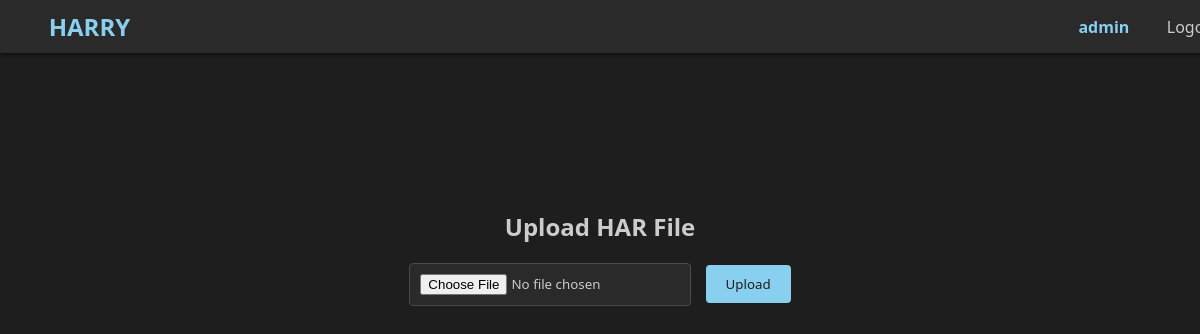
Page / (signed in) on the earlier database version.
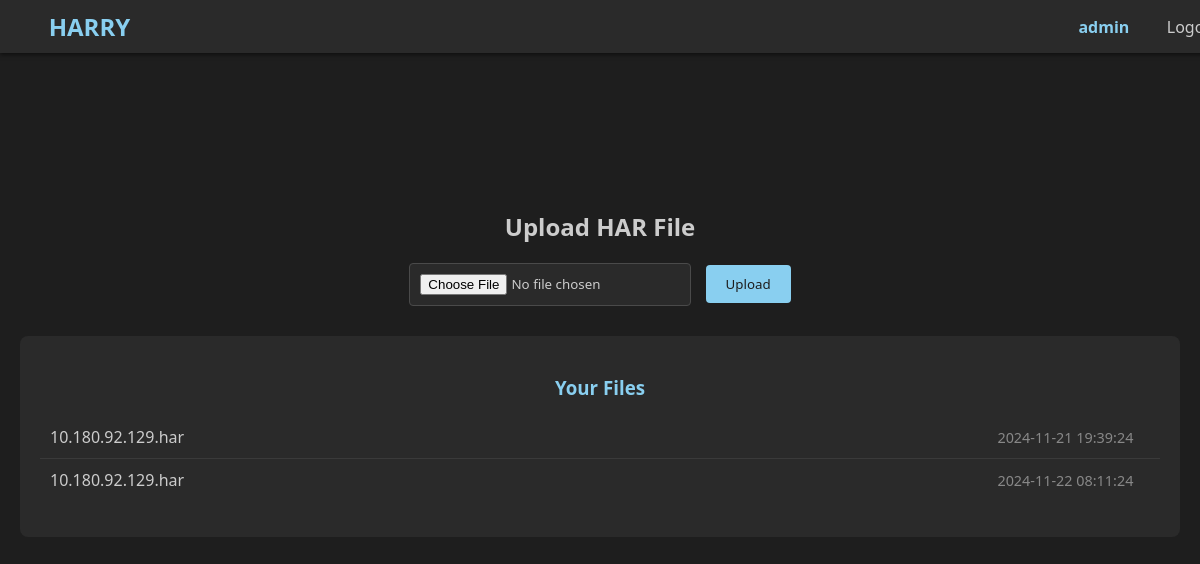
Same page on the later database version.
### models.py (models this page shows, shortened)
class User(UserMixin, db.Model):
    id = db.Column(db.Integer, primary_key=True)
    username = db.Column(db.String(80), unique=True, nullable=False)
    email = db.Column(db.String(120), unique=True, nullable=False)
    password_hash = db.Column(db.String(128))
    har_files = db.relationship('HARFile', backref='user', lazy=True)

class HARFile(db.Model):
    id = db.Column(db.Integer, primary_key=True)
    filename = db.Column(db.String(255), nullable=False)
    upload_date = db.Column(db.DateTime, nullable=False, default=datetime.utcnow)
    user_id = db.Column(db.Integer, db.ForeignKey('user.id'), nullable=False)

### app.py (the view, shortened to what this page needs)
@app.route('/', methods=['GET', 'POST'])
@login_required
def upload_file():
    user_files = get_user_files(current_user.id)
    return render_template('upload.html', app_name='HARRY', files=user_files)

### app.py (called while the page is built)
@login_manager.user_loader
def load_user(user_id):
    return User.query.get(int(user_id))

def get_user_files(user_id):
    return HARFile.query.filter_by(user_id=user_id).all()

### templates/upload.html
{% extends "base.html" %}
{% block content %}
<div class="upload-container">
    <h2>Upload HAR File</h2>
    <form method="post" enctype="multipart/form-data">
        <input type="file" name="harfile" accept=".har" aria-label="Upload HAR File" required>
        <input type="submit" value="Upload">
    </form>
    {% if files %}
    <div class="files-list">
        <h3>Your Files</h3>
        <ul id="files-list">
            {% for file in files %}
            <li>
                <a href="{{ url_for('requests_page', filename=file.filename) }}">
                    {{ file.filename }}
                </a>
                <div class="file-actions">
                    <span class="upload-date">{{ file.upload_date.strftime('%Y-%m-%d %H:%M:%S') }}</span>
                    <i class="fas fa-trash delete-btn"
                   data-filename="{{ file.filename }}"
                   title="Delete file"></i>
                </div>
            </li>
            {% endfor %}
        </ul>
    </div>
    {% endif %}</div>
{% endblock %}

### templates/base.html (shortened to what this page needs)
<!DOCTYPE html>
<html lang="en">
<head>
    <link rel="stylesheet" href="{{ url_for('static', filename='css/style.css') }}">
    <link href="https://cdnjs.cloudflare.com/ajax/libs/prism/1.29.0/themes/prism-okaidia.min.css" rel="stylesheet" />
    <link rel="stylesheet" href="https://cdnjs.cloudflare.com/ajax/libs/font-awesome/6.4.0/css/all.min.css">
</head>
<body>
    <header>
        <div class="header-left">
            <h1>
                <i class="fas fa-glasses"></i>
                <a href="{{ url_for('upload_file') }}">{{ app_name }}</a>
            </h1>
        </div>
        {% if current_user.is_authenticated %}
        <div class="header-right">
            <span class="username">{{ current_user.username }}</span>
            <a href="{{ url_for('logout') }}" class="logout-btn">
                <i class="fas fa-sign-out-alt"></i> Logout
            </a>
        </div>
        {% endif %}
    </header>
    <div class="container">
        {% block content %}{% endblock %}
    </div>
</body>
</html>

### static/css/style.css (style rules this page uses)
body { font-family: 'Segoe UI', Tahoma, Geneva, Verdana, sans-serif; background-color: #1E1E1E; color: #CCCCCC; margin: 0; padding-top: 60px; }
.container { margin: 20px; }
header { position: fixed; top: 0; width: 100%; background-color: #2A2A2A; padding: 10px 20px; box-shadow: 0 2px 4px rgba(0,0,0,0.5); z-index: 1000; display: flex; align-items: center; }
.header-left h1 { margin: 0; font-size: 1.5em; display: flex; align-items: center; }
.header-left h1 a { text-decoration: none; color: #89CFF0; }
.header-left h1 i { color: #89CFF0; margin-right: 10px; }
.upload-container { text-align: center; margin-top: 150px; }
.upload-container h2 { color: #CCCCCC; }
form { margin-top: 20px; }
input[type="file"] { padding: 10px; border: 1px solid #4A4A4A; border-radius: 4px; background-color: #2A2A2A; color: #CCCCCC; margin-right: 10px; }
input[type="submit"] { padding: 10px 20px; background-color: #89CFF0; color: #1E1E1E; border: none; border-radius: 4px; cursor: pointer; transition: background-color 0.3s ease; }
input, select, button { font-family: 'Segoe UI', Tahoma, Geneva, Verdana, sans-serif; background-color: #3A3A3A; color: #CCCCCC; border: 1px solid #4A4A4A; padding: 8px; border-radius: 4px; }
.files-list { margin-top: 30px; background-color: #2A2A2A; padding: 20px; border-radius: 8px; }
.files-list h3 { color: #89CFF0; margin-bottom: 15px; }
.files-list ul { list-style: none; padding: 0; }
.files-list li { padding: 10px; border-bottom: 1px solid #3A3A3A; display: flex; justify-content: space-between; align-items: center; }
.files-list li:last-child { border-bottom: none; }
.files-list a { color: #CCCCCC; text-decoration: none; }
.upload-date { color: #888888; font-size: 0.9em; }
.header-right { margin-left: auto; display: flex; align-items: center; gap: 20px; }
.username { color: #89CFF0; font-weight: bold; }
.logout-btn { color: #CCCCCC; text-decoration: none; display: flex; align-items: center; gap: 5px; transition: color 0.3s ease; }
.delete-btn { color: #FF6961; cursor: pointer; transition: color 0.3s ease; }

Differences in the rows shown:
added HARFile: filename "10.180.92.129.har", upload_date "2024-11-21 19:39:24"
added HARFile: filename "10.180.92.129.har", upload_date "2024-11-22 08:11:24"
Other differences:
text now shown: "Your Files"
